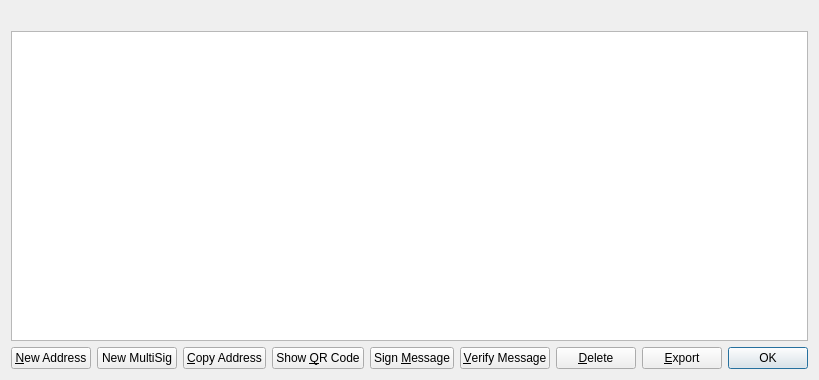
<?xml version="1.0" encoding="UTF-8"?>
<ui version="4.0">
 <class>AddressBookPage</class>
 <widget class="QWidget" name="AddressBookPage">
  <property name="geometry">
   <rect>
    <x>0</x>
    <y>0</y>
    <width>809</width>
    <height>380</height>
   </rect>
  </property>
  <property name="windowTitle">
   <string>Address Book</string>
  </property>
  <layout class="QVBoxLayout" name="verticalLayout">
   <item>
    <widget class="QLabel" name="labelExplanation">
     <property name="textFormat">
      <enum>Qt::PlainText</enum>
     </property>
     <property name="wordWrap">
      <bool>true</bool>
     </property>
    </widget>
   </item>
   <item>
    <widget class="QTableView" name="tableView">
     <property name="contextMenuPolicy">
      <enum>Qt::CustomContextMenu</enum>
     </property>
     <property name="toolTip">
      <string>Double-click to edit address or label</string>
     </property>
     <property name="tabKeyNavigation">
      <bool>false</bool>
     </property>
     <property name="alternatingRowColors">
      <bool>true</bool>
     </property>
     <property name="selectionMode">
      <enum>QAbstractItemView::SingleSelection</enum>
     </property>
     <property name="selectionBehavior">
      <enum>QAbstractItemView::SelectRows</enum>
     </property>
     <property name="sortingEnabled">
      <bool>true</bool>
     </property>
     <attribute name="verticalHeaderVisible">
      <bool>false</bool>
     </attribute>
    </widget>
   </item>
   <item>
    <layout class="QHBoxLayout" name="horizontalLayout">
     <item>
      <widget class="QPushButton" name="newAddress">
       <property name="toolTip">
        <string>Create a new address</string>
       </property>
       <property name="text">
        <string>&amp;New Address</string>
       </property>
       <property name="icon">
        <iconset resource="../bitcoin.qrc">
         <normaloff>:/icons/add</normaloff>:/icons/add</iconset>
       </property>
      </widget>
     </item>
     <item>
      <widget class="QPushButton" name="newMultiSigAddress">
       <property name="text">
        <string>New MultiSig</string>
       </property>
       <property name="icon">
        <iconset resource="../bitcoin.qrc">
         <normaloff>:/icons/add</normaloff>:/icons/add</iconset>
       </property>
      </widget>
     </item>
     <item>
      <widget class="QPushButton" name="copyAddress">
       <property name="toolTip">
        <string>Copy the currently selected address to the system clipboard</string>
       </property>
       <property name="text">
        <string>&amp;Copy Address</string>
       </property>
       <property name="icon">
        <iconset resource="../bitcoin.qrc">
         <normaloff>:/icons/editcopy</normaloff>:/icons/editcopy</iconset>
       </property>
      </widget>
     </item>
     <item>
      <widget class="QPushButton" name="showQRCode">
       <property name="text">
        <string>Show &amp;QR Code</string>
       </property>
       <property name="icon">
        <iconset resource="../bitcoin.qrc">
         <normaloff>:/icons/qrcode</normaloff>:/icons/qrcode</iconset>
       </property>
      </widget>
     </item>
     <item>
      <widget class="QPushButton" name="signMessage">
       <property name="toolTip">
        <string>Sign a message to prove you own a Txcoin address</string>
       </property>
       <property name="text">
        <string>Sign &amp;Message</string>
       </property>
       <property name="icon">
        <iconset resource="../bitcoin.qrc">
         <normaloff>:/icons/edit</normaloff>:/icons/edit</iconset>
       </property>
      </widget>
     </item>
     <item>
      <widget class="QPushButton" name="verifyMessage">
       <property name="toolTip">
        <string>Verify a message to ensure it was signed with a specified Txcoin address</string>
       </property>
       <property name="text">
        <string>&amp;Verify Message</string>
       </property>
       <property name="icon">
        <iconset resource="../bitcoin.qrc">
         <normaloff>:/icons/transaction_0</normaloff>:/icons/transaction_0</iconset>
       </property>
      </widget>
     </item>
     <item>
      <widget class="QPushButton" name="deleteAddress">
       <property name="toolTip">
        <string>Delete the currently selected address from the list</string>
       </property>
       <property name="text">
        <string>&amp;Delete</string>
       </property>
       <property name="icon">
        <iconset resource="../bitcoin.qrc">
         <normaloff>:/icons/remove</normaloff>:/icons/remove</iconset>
       </property>
      </widget>
     </item>
     <item>
      <spacer name="horizontalSpacer">
       <property name="orientation">
        <enum>Qt::Horizontal</enum>
       </property>
       <property name="sizeHint" stdset="0">
        <size>
         <width>40</width>
         <height>20</height>
        </size>
       </property>
      </spacer>
     </item>
     <item>
      <widget class="QPushButton" name="exportButton">
       <property name="toolTip">
        <string>Export the data in the current tab to a file</string>
       </property>
       <property name="text">
        <string>&amp;Export</string>
       </property>
       <property name="icon">
        <iconset resource="../bitcoin.qrc">
         <normaloff>:/icons/export</normaloff>:/icons/export</iconset>
       </property>
      </widget>
     </item>
     <item>
      <widget class="QDialogButtonBox" name="buttonBox">
       <property name="sizePolicy">
        <sizepolicy hsizetype="Maximum" vsizetype="Fixed">
         <horstretch>0</horstretch>
         <verstretch>0</verstretch>
        </sizepolicy>
       </property>
       <property name="standardButtons">
        <set>QDialogButtonBox::Ok</set>
       </property>
      </widget>
     </item>
    </layout>
   </item>
  </layout>
 </widget>
 <resources>
  <include location="../bitcoin.qrc"/>
 </resources>
 <connections/>
</ui>
